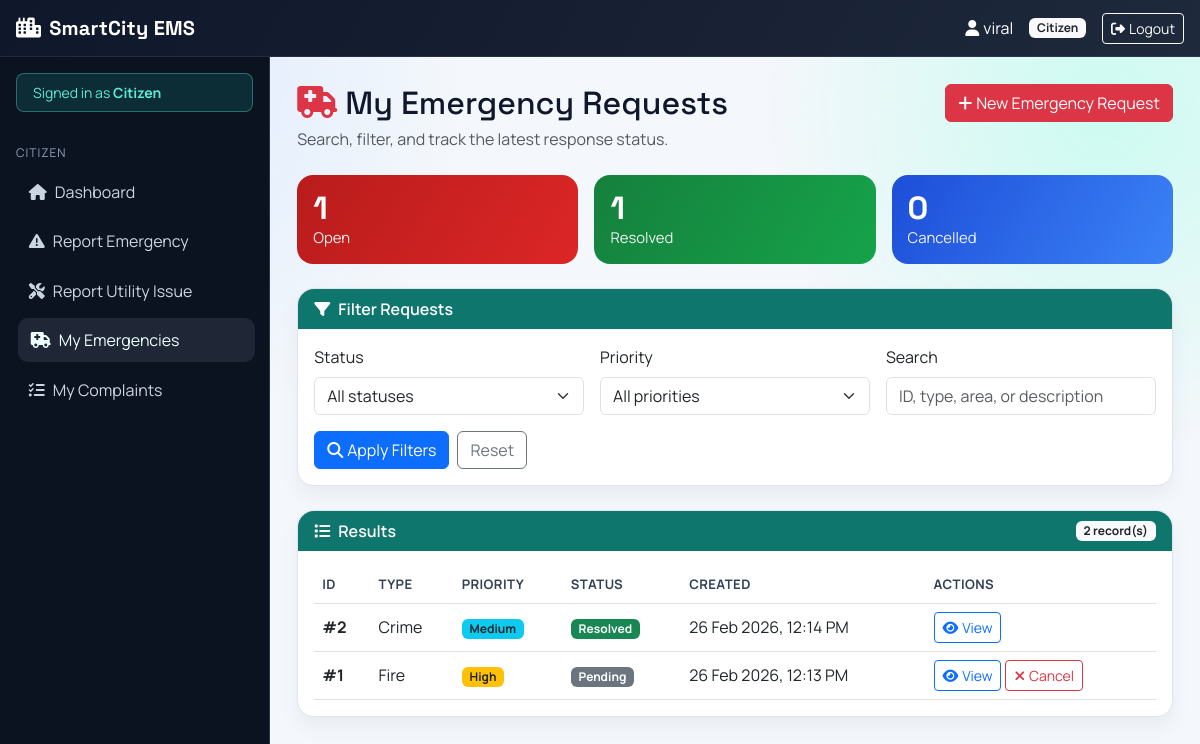
Before: /emergency/my-requests/ (signed in) with the older database file.
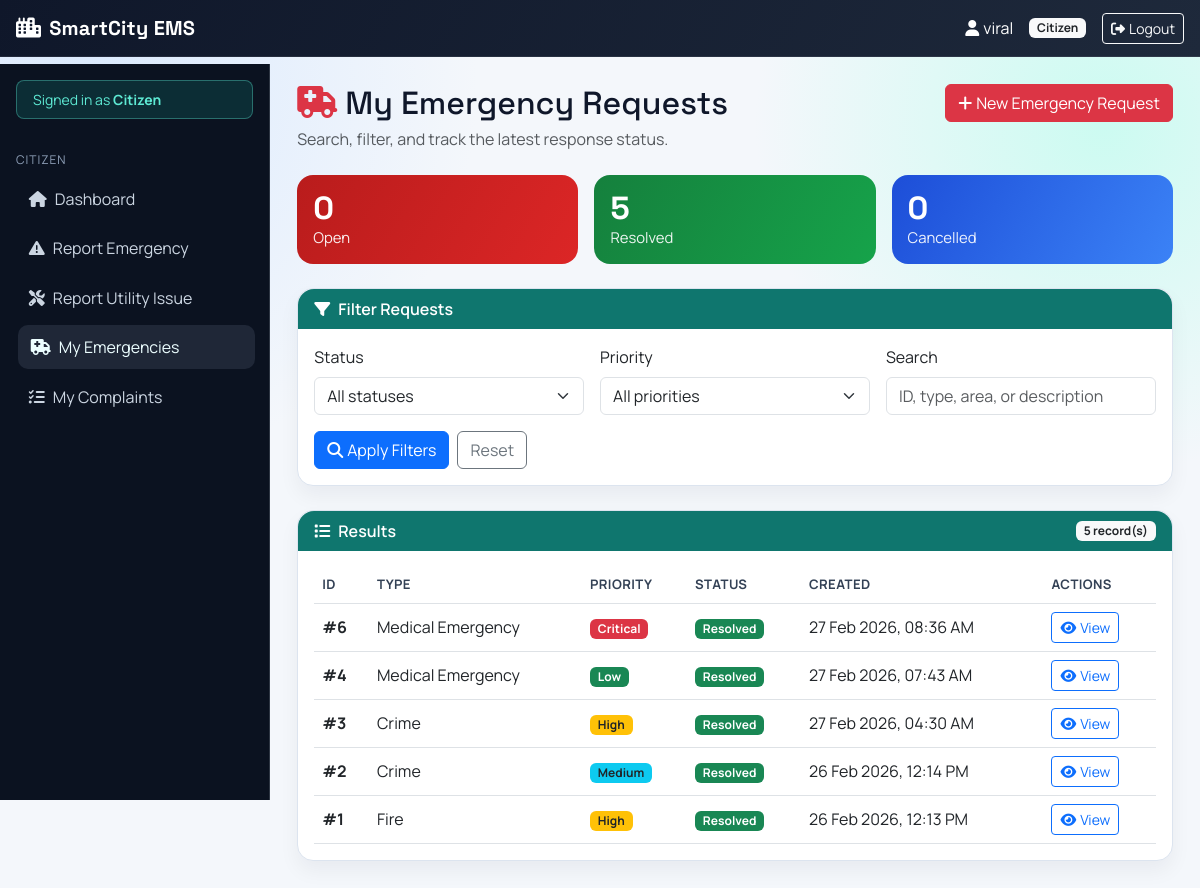
After: the same page with the newer database file.
### emergency/models.py (models this page shows, shortened)
class EmergencyRequest(models.Model):
    citizen = models.ForeignKey(
        User,
        on_delete=models.CASCADE,
        related_name='emergency_requests'
    )
    PRIORITY_CHOICES = [
        ('critical', 'Critical'),
        ('high', 'High'),
        ('medium', 'Medium'),
        ('low', 'Low'),
    ]
    STATUS_CHOICES = [
        ('pending', 'Pending'),
        ('assigned', 'Assigned'),
        ('en_route', 'En Route'),
        ('on_scene', 'On Scene'),
        ('resolved', 'Resolved'),
        ('cancelled', 'Cancelled'),
    ]
    citizen = models.ForeignKey(User, on_delete=models.CASCADE, related_name='emergency_requests')
    emergency_type = models.ForeignKey(EmergencyType, on_delete=models.PROTECT)
    priority = models.CharField(max_length=20, choices=PRIORITY_CHOICES, default='medium')
    status = models.CharField(max_length=20, choices=STATUS_CHOICES, default='pending')
    location_lat = models.DecimalField(max_digits=9, decimal_places=6, null=True, blank=True)
    location_lng = models.DecimalField(max_digits=9, decimal_places=6, null=True, blank=True)
    address = models.TextField()
    landmark = models.CharField(max_length=200, blank=True)
    description = models.TextField()
    contact_number = models.CharField(max_length=15)
    additional_info = models.TextField(blank=True)
    created_at = models.DateTimeField(auto_now_add=True)
    updated_at = models.DateTimeField(auto_now=True)
    assigned_at = models.DateTimeField(null=True, blank=True)
    resolved_at = models.DateTimeField(null=True, blank=True)

class EmergencyType(models.Model):
    name = models.CharField(max_length=100)
    description = models.TextField()
    icon = models.CharField(max_length=50, default='exclamation-triangle')

### emergency/views.py (the view, shortened to what this page needs)
# urls.py: path('my-requests/', views.my_emergency_requests, name='my_requests'),
@login_required
def my_emergency_requests(request):
    if request.user.role != 'citizen':
        messages.error(request, 'Access denied.')
        return redirect('dashboard:dashboard')
    base_queryset = EmergencyRequest.objects.filter(citizen=request.user).select_related('emergency_type')
    requests_queryset = base_queryset.order_by('-created_at')
    selected_status = request.GET.get('status', '').strip()
    selected_priority = request.GET.get('priority', '').strip()
    search_query = request.GET.get('q', '').strip()
    valid_statuses = {choice[0] for choice in EmergencyRequest.STATUS_CHOICES}
    valid_priorities = {choice[0] for choice in EmergencyRequest.PRIORITY_CHOICES}
    if selected_status in valid_statuses:
        requests_queryset = requests_queryset.filter(status=selected_status)
    else:
        selected_status = ''
    if selected_priority in valid_priorities:
        requests_queryset = requests_queryset.filter(priority=selected_priority)
    else:
        selected_priority = ''
    open_count = base_queryset.filter(status__in=['pending', 'assigned', 'en_route', 'on_scene']).count()
    resolved_count = base_queryset.filter(status='resolved').count()
    cancelled_count = base_queryset.filter(status='cancelled').count()
    return render(
        request,
        'emergency/my_requests.html',
        {
            'requests': requests_queryset,
            'status_options': EmergencyRequest.STATUS_CHOICES,
            'priority_options': EmergencyRequest.PRIORITY_CHOICES,
            'selected_status': selected_status,
            'selected_priority': selected_priority,
            'search_query': search_query,
            'total_results': requests_queryset.count(),
            'open_count': open_count,
            'resolved_count': resolved_count,
            'cancelled_count': cancelled_count,
        },
    )

### templates/emergency/my_requests.html (shortened to what the changed rows need)
{% extends 'dashboard/base_dashboard.html' %}
{% block dashboard_content %}
<div class="d-flex flex-wrap justify-content-between align-items-start mb-4 gap-2">
  <div>
    <h2 class="mb-1"><i class="fas fa-ambulance me-2 text-danger"></i>My Emergency Requests</h2>
  </div>
</div>
<div class="row g-3 mb-4">
  <div class="col-sm-4">
    <div class="stat-card danger h-100">
      <div class="stat-number">{{ open_count }}</div>
      <div class="stat-label">Open</div>
    </div>
  </div>
  <div class="col-sm-4">
    <div class="stat-card success h-100">
      <div class="stat-number">{{ resolved_count }}</div>
      <div class="stat-label">Resolved</div>
    </div>
  </div>
</div>
<div class="card">
  <div class="card-header d-flex justify-content-between align-items-center">
    <span><i class="fas fa-list me-2"></i>Results</span>
    <span class="badge bg-light text-dark">{{ total_results }} record(s)</span>
  </div>
  <div class="card-body">
    {% if requests %}
    <div class="table-responsive">
      <table class="table table-hover align-middle mb-0">
        <thead>
          <tr>
            <th>ID</th>
            <th>Type</th>
            <th>Priority</th>
            <th>Status</th>
            <th>Created</th>
            <th>Actions</th>
          </tr>
        </thead>
        <tbody>
          {% for req in requests %}
          <tr>
            <td><strong>#{{ req.id }}</strong></td>
            <td>{{ req.emergency_type.name }}</td>
            <td>
              {% if req.priority == 'critical' %}<span class="badge bg-danger">Critical</span>{% endif %}
              {% if req.priority == 'high' %}<span class="badge bg-warning text-dark">High</span>{% endif %}
              {% if req.priority == 'medium' %}<span class="badge bg-info text-dark">Medium</span>{% endif %}
              {% if req.priority == 'low' %}<span class="badge bg-success">Low</span>{% endif %}
            </td>
            <td>
              {% if req.status == 'pending' %}<span class="badge bg-secondary">Pending</span>{% endif %}
              {% if req.status == 'resolved' %}<span class="badge bg-success">Resolved</span>{% endif %}
            </td>
            <td>{{ req.created_at|date:"d M Y, h:i A" }}</td>
            <td>
              <div class="d-flex gap-1">
                <a href="{% url 'emergency:detail' req.id %}" class="btn btn-sm btn-outline-primary">
                  <i class="fas fa-eye me-1"></i>View
                </a>
                {% if req.status == 'pending' %}
                <form method="post" action="{% url 'emergency:cancel_request' req.id %}" onsubmit="return confirm('Cancel this emergency request?');">
                  <button type="submit" class="btn btn-sm btn-outline-danger">
                    <i class="fas fa-xmark me-1"></i>Cancel
                  </button>
                </form>
                {% endif %}
              </div>
            </td>
          </tr>
          {% endfor %}
        </tbody>
      </table>
    </div>
    {% else %}
    <p class="text-muted mb-0">No requests match the selected filters.</p>
    {% endif %}
  </div>
</div>
{% endblock %}

Changed rows visible on the page:
added EmergencyRequest: id "6", emergency_type.name "Medical Emergency", priority "Critical", status "Resolved", created_at "27 Feb 2026, 08:36 AM"
added EmergencyRequest: id "4", emergency_type.name "Medical Emergency", priority "Low", status "Resolved", created_at "27 Feb 2026, 07:43 AM"
added EmergencyRequest: id "3", emergency_type.name "Crime", priority "High", status "Resolved", created_at "27 Feb 2026, 04:30 AM"
changed EmergencyRequest "26 Feb 2026, 12:13 PM": status "Pending Cancel" → "Resolved"
Other visible differences:
{{ open_count }}: "1" → "0"
{{ resolved_count }}: "1" → "5"
{{ total_results }}: "2" → "5"
